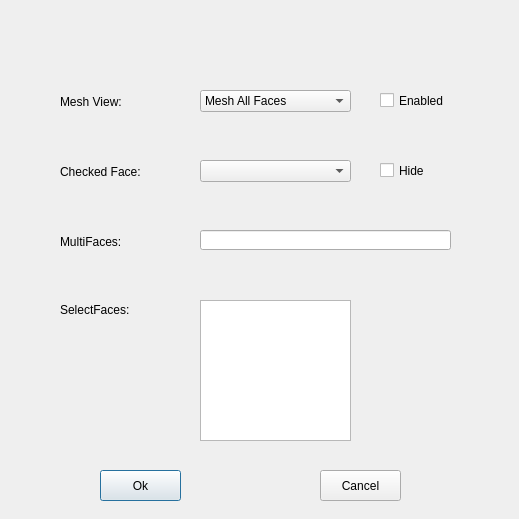
<?xml version="1.0" encoding="UTF-8"?>
<ui version="4.0">
 <class>MeshViewD</class>
 <widget class="QDialog" name="MeshViewD">
  <property name="geometry">
   <rect>
    <x>0</x>
    <y>0</y>
    <width>519</width>
    <height>519</height>
   </rect>
  </property>
  <property name="minimumSize">
   <size>
    <width>519</width>
    <height>519</height>
   </size>
  </property>
  <property name="maximumSize">
   <size>
    <width>519</width>
    <height>519</height>
   </size>
  </property>
  <property name="windowTitle">
   <string>Mesh View</string>
  </property>
  <widget class="QPushButton" name="OkPB">
   <property name="geometry">
    <rect>
     <x>100</x>
     <y>470</y>
     <width>81</width>
     <height>31</height>
    </rect>
   </property>
   <property name="text">
    <string>Ok</string>
   </property>
  </widget>
  <widget class="QPushButton" name="CancelPB">
   <property name="geometry">
    <rect>
     <x>320</x>
     <y>470</y>
     <width>81</width>
     <height>31</height>
    </rect>
   </property>
   <property name="text">
    <string>Cancel</string>
   </property>
  </widget>
  <widget class="QCheckBox" name="HideCB">
   <property name="geometry">
    <rect>
     <x>380</x>
     <y>160</y>
     <width>91</width>
     <height>21</height>
    </rect>
   </property>
   <property name="text">
    <string>Hide</string>
   </property>
  </widget>
  <widget class="QLabel" name="MeshViewL">
   <property name="geometry">
    <rect>
     <x>60</x>
     <y>91</y>
     <width>111</width>
     <height>21</height>
    </rect>
   </property>
   <property name="text">
    <string>Mesh View:</string>
   </property>
  </widget>
  <widget class="QLabel" name="CheckedFaceL">
   <property name="geometry">
    <rect>
     <x>60</x>
     <y>161</y>
     <width>111</width>
     <height>21</height>
    </rect>
   </property>
   <property name="text">
    <string>Checked Face:</string>
   </property>
  </widget>
  <widget class="QComboBox" name="MeshViewComB">
   <property name="geometry">
    <rect>
     <x>200</x>
     <y>90</y>
     <width>151</width>
     <height>22</height>
    </rect>
   </property>
   <property name="editable">
    <bool>false</bool>
   </property>
   <item>
    <property name="text">
     <string>Mesh All Faces</string>
    </property>
   </item>
   <item>
    <property name="text">
     <string>Mesh and Model</string>
    </property>
   </item>
  </widget>
  <widget class="QComboBox" name="CheckedFaceComB">
   <property name="geometry">
    <rect>
     <x>200</x>
     <y>160</y>
     <width>151</width>
     <height>22</height>
    </rect>
   </property>
  </widget>
  <widget class="QCheckBox" name="EnabledCB">
   <property name="geometry">
    <rect>
     <x>380</x>
     <y>90</y>
     <width>91</width>
     <height>21</height>
    </rect>
   </property>
   <property name="text">
    <string>Enabled</string>
   </property>
  </widget>
  <widget class="QLabel" name="MultiFacesL">
   <property name="geometry">
    <rect>
     <x>60</x>
     <y>232</y>
     <width>111</width>
     <height>20</height>
    </rect>
   </property>
   <property name="text">
    <string>MultiFaces:</string>
   </property>
  </widget>
  <widget class="QLineEdit" name="MultiFacesLE">
   <property name="geometry">
    <rect>
     <x>200</x>
     <y>230</y>
     <width>251</width>
     <height>20</height>
    </rect>
   </property>
  </widget>
  <widget class="QLabel" name="SelectFacesL">
   <property name="geometry">
    <rect>
     <x>60</x>
     <y>300</y>
     <width>121</width>
     <height>20</height>
    </rect>
   </property>
   <property name="text">
    <string>SelectFaces:</string>
   </property>
  </widget>
  <widget class="QListWidget" name="SelectFacesLW">
   <property name="geometry">
    <rect>
     <x>200</x>
     <y>300</y>
     <width>151</width>
     <height>141</height>
    </rect>
   </property>
   <property name="selectionMode">
    <enum>QAbstractItemView::ExtendedSelection</enum>
   </property>
  </widget>
 </widget>
 <resources/>
 <connections/>
</ui>
